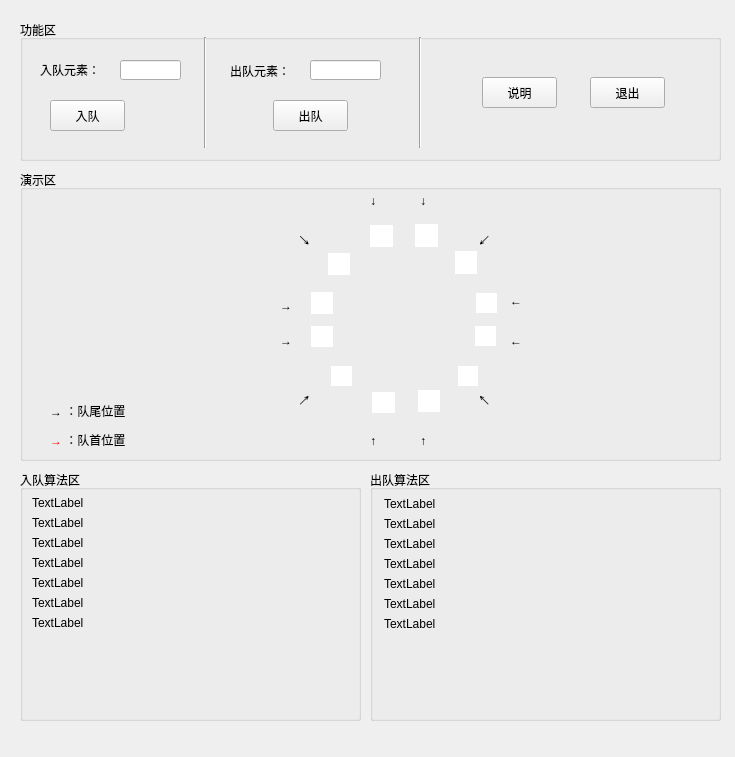
<?xml version="1.0" encoding="UTF-8"?>
<ui version="4.0">
 <class>QueueEnter</class>
 <widget class="QMainWindow" name="QueueEnter">
  <property name="geometry">
   <rect>
    <x>0</x>
    <y>0</y>
    <width>735</width>
    <height>757</height>
   </rect>
  </property>
  <property name="windowTitle">
   <string>MainWindow</string>
  </property>
  <widget class="QWidget" name="centralwidget">
   <widget class="QGroupBox" name="groupBox">
    <property name="geometry">
     <rect>
      <x>20</x>
      <y>20</y>
      <width>701</width>
      <height>141</height>
     </rect>
    </property>
    <property name="styleSheet">
     <string notr="true">font: 14pt &quot;微软雅黑&quot;;</string>
    </property>
    <property name="title">
     <string>功能区</string>
    </property>
    <widget class="QPushButton" name="enterButton">
     <property name="geometry">
      <rect>
       <x>30</x>
       <y>80</y>
       <width>75</width>
       <height>31</height>
      </rect>
     </property>
     <property name="text">
      <string>入队</string>
     </property>
    </widget>
    <widget class="QLabel" name="EnterLabel">
     <property name="geometry">
      <rect>
       <x>20</x>
       <y>40</y>
       <width>81</width>
       <height>20</height>
      </rect>
     </property>
     <property name="styleSheet">
      <string notr="true">font: 12pt &quot;微软雅黑&quot;;</string>
     </property>
     <property name="text">
      <string>入队元素：</string>
     </property>
    </widget>
    <widget class="QLineEdit" name="enterLineEdit">
     <property name="geometry">
      <rect>
       <x>100</x>
       <y>40</y>
       <width>61</width>
       <height>20</height>
      </rect>
     </property>
    </widget>
    <widget class="QLabel" name="OutLabel">
     <property name="geometry">
      <rect>
       <x>210</x>
       <y>40</y>
       <width>81</width>
       <height>21</height>
      </rect>
     </property>
     <property name="styleSheet">
      <string notr="true">font: 12pt &quot;微软雅黑&quot;;</string>
     </property>
     <property name="text">
      <string>出队元素：</string>
     </property>
    </widget>
    <widget class="QLineEdit" name="outLineEdit">
     <property name="geometry">
      <rect>
       <x>290</x>
       <y>40</y>
       <width>71</width>
       <height>20</height>
      </rect>
     </property>
     <property name="readOnly">
      <bool>true</bool>
     </property>
    </widget>
    <widget class="QPushButton" name="outButton">
     <property name="geometry">
      <rect>
       <x>253</x>
       <y>80</y>
       <width>75</width>
       <height>31</height>
      </rect>
     </property>
     <property name="text">
      <string>出队</string>
     </property>
    </widget>
    <widget class="Line" name="line">
     <property name="geometry">
      <rect>
       <x>175</x>
       <y>17</y>
       <width>20</width>
       <height>111</height>
      </rect>
     </property>
     <property name="orientation">
      <enum>Qt::Vertical</enum>
     </property>
    </widget>
    <widget class="Line" name="line_2">
     <property name="geometry">
      <rect>
       <x>390</x>
       <y>17</y>
       <width>20</width>
       <height>111</height>
      </rect>
     </property>
     <property name="orientation">
      <enum>Qt::Vertical</enum>
     </property>
    </widget>
    <widget class="QPushButton" name="explainButton">
     <property name="geometry">
      <rect>
       <x>462</x>
       <y>57</y>
       <width>75</width>
       <height>31</height>
      </rect>
     </property>
     <property name="text">
      <string>说明</string>
     </property>
    </widget>
    <widget class="QPushButton" name="backButton">
     <property name="geometry">
      <rect>
       <x>570</x>
       <y>57</y>
       <width>75</width>
       <height>31</height>
      </rect>
     </property>
     <property name="text">
      <string>退出</string>
     </property>
    </widget>
   </widget>
   <widget class="QGroupBox" name="groupBox_2">
    <property name="geometry">
     <rect>
      <x>20</x>
      <y>170</y>
      <width>701</width>
      <height>291</height>
     </rect>
    </property>
    <property name="styleSheet">
     <string notr="true"/>
    </property>
    <property name="title">
     <string>演示区</string>
    </property>
    <widget class="QLineEdit" name="lineEdit_11">
     <property name="geometry">
      <rect>
       <x>308</x>
       <y>83</y>
       <width>22</width>
       <height>22</height>
      </rect>
     </property>
     <property name="frame">
      <bool>false</bool>
     </property>
     <property name="readOnly">
      <bool>true</bool>
     </property>
    </widget>
    <widget class="QLineEdit" name="lineEdit_10">
     <property name="geometry">
      <rect>
       <x>291</x>
       <y>122</y>
       <width>22</width>
       <height>22</height>
      </rect>
     </property>
     <property name="frame">
      <bool>false</bool>
     </property>
     <property name="readOnly">
      <bool>true</bool>
     </property>
    </widget>
    <widget class="QLineEdit" name="lineEdit_12">
     <property name="geometry">
      <rect>
       <x>350</x>
       <y>55</y>
       <width>23</width>
       <height>22</height>
      </rect>
     </property>
     <property name="frame">
      <bool>false</bool>
     </property>
     <property name="readOnly">
      <bool>true</bool>
     </property>
    </widget>
    <widget class="QLineEdit" name="lineEdit_1">
     <property name="geometry">
      <rect>
       <x>395</x>
       <y>54</y>
       <width>23</width>
       <height>23</height>
      </rect>
     </property>
     <property name="frame">
      <bool>false</bool>
     </property>
     <property name="readOnly">
      <bool>true</bool>
     </property>
    </widget>
    <widget class="QLineEdit" name="lineEdit_2">
     <property name="geometry">
      <rect>
       <x>435</x>
       <y>81</y>
       <width>22</width>
       <height>23</height>
      </rect>
     </property>
     <property name="frame">
      <bool>false</bool>
     </property>
     <property name="readOnly">
      <bool>true</bool>
     </property>
    </widget>
    <widget class="QLineEdit" name="lineEdit_3">
     <property name="geometry">
      <rect>
       <x>456</x>
       <y>123</y>
       <width>21</width>
       <height>20</height>
      </rect>
     </property>
     <property name="frame">
      <bool>false</bool>
     </property>
     <property name="readOnly">
      <bool>true</bool>
     </property>
    </widget>
    <widget class="QLineEdit" name="lineEdit_9">
     <property name="geometry">
      <rect>
       <x>291</x>
       <y>156</y>
       <width>22</width>
       <height>21</height>
      </rect>
     </property>
     <property name="frame">
      <bool>false</bool>
     </property>
     <property name="readOnly">
      <bool>true</bool>
     </property>
    </widget>
    <widget class="QLineEdit" name="lineEdit_8">
     <property name="geometry">
      <rect>
       <x>311</x>
       <y>196</y>
       <width>21</width>
       <height>20</height>
      </rect>
     </property>
     <property name="frame">
      <bool>false</bool>
     </property>
     <property name="readOnly">
      <bool>true</bool>
     </property>
    </widget>
    <widget class="QLineEdit" name="lineEdit_7">
     <property name="geometry">
      <rect>
       <x>352</x>
       <y>222</y>
       <width>23</width>
       <height>21</height>
      </rect>
     </property>
     <property name="frame">
      <bool>false</bool>
     </property>
     <property name="readOnly">
      <bool>true</bool>
     </property>
    </widget>
    <widget class="QLineEdit" name="lineEdit_4">
     <property name="geometry">
      <rect>
       <x>455</x>
       <y>156</y>
       <width>21</width>
       <height>20</height>
      </rect>
     </property>
     <property name="frame">
      <bool>false</bool>
     </property>
     <property name="readOnly">
      <bool>true</bool>
     </property>
    </widget>
    <widget class="QLineEdit" name="lineEdit_5">
     <property name="geometry">
      <rect>
       <x>438</x>
       <y>196</y>
       <width>20</width>
       <height>20</height>
      </rect>
     </property>
     <property name="frame">
      <bool>false</bool>
     </property>
     <property name="readOnly">
      <bool>true</bool>
     </property>
    </widget>
    <widget class="QLineEdit" name="lineEdit_6">
     <property name="geometry">
      <rect>
       <x>398</x>
       <y>220</y>
       <width>22</width>
       <height>22</height>
      </rect>
     </property>
     <property name="frame">
      <bool>false</bool>
     </property>
     <property name="readOnly">
      <bool>true</bool>
     </property>
    </widget>
    <widget class="QLabel" name="label_7">
     <property name="geometry">
      <rect>
       <x>350</x>
       <y>260</y>
       <width>31</width>
       <height>21</height>
      </rect>
     </property>
     <property name="styleSheet">
      <string notr="true">font: 12pt &quot;宋体&quot;;</string>
     </property>
     <property name="text">
      <string>↑</string>
     </property>
    </widget>
    <widget class="QLabel" name="label_8">
     <property name="geometry">
      <rect>
       <x>280</x>
       <y>220</y>
       <width>31</width>
       <height>21</height>
      </rect>
     </property>
     <property name="styleSheet">
      <string notr="true">font: 12pt &quot;宋体&quot;;</string>
     </property>
     <property name="text">
      <string>↗</string>
     </property>
    </widget>
    <widget class="QLabel" name="label_9">
     <property name="geometry">
      <rect>
       <x>260</x>
       <y>160</y>
       <width>31</width>
       <height>21</height>
      </rect>
     </property>
     <property name="styleSheet">
      <string notr="true">font: 12pt &quot;宋体&quot;;</string>
     </property>
     <property name="text">
      <string>→</string>
     </property>
    </widget>
    <widget class="QLabel" name="label_10">
     <property name="geometry">
      <rect>
       <x>260</x>
       <y>125</y>
       <width>31</width>
       <height>21</height>
      </rect>
     </property>
     <property name="styleSheet">
      <string notr="true">font: 12pt &quot;宋体&quot;;</string>
     </property>
     <property name="text">
      <string>→</string>
     </property>
    </widget>
    <widget class="QLabel" name="label_6">
     <property name="geometry">
      <rect>
       <x>400</x>
       <y>260</y>
       <width>31</width>
       <height>21</height>
      </rect>
     </property>
     <property name="styleSheet">
      <string notr="true">font: 12pt &quot;宋体&quot;;</string>
     </property>
     <property name="text">
      <string>↑</string>
     </property>
    </widget>
    <widget class="QLabel" name="label_11">
     <property name="geometry">
      <rect>
       <x>280</x>
       <y>60</y>
       <width>31</width>
       <height>21</height>
      </rect>
     </property>
     <property name="styleSheet">
      <string notr="true">font: 12pt &quot;宋体&quot;;</string>
     </property>
     <property name="text">
      <string>↘</string>
     </property>
    </widget>
    <widget class="QLabel" name="label_12">
     <property name="geometry">
      <rect>
       <x>350</x>
       <y>20</y>
       <width>31</width>
       <height>21</height>
      </rect>
     </property>
     <property name="styleSheet">
      <string notr="true">font: 12pt &quot;宋体&quot;;</string>
     </property>
     <property name="text">
      <string>↓</string>
     </property>
    </widget>
    <widget class="QLabel" name="label_1">
     <property name="geometry">
      <rect>
       <x>400</x>
       <y>20</y>
       <width>31</width>
       <height>21</height>
      </rect>
     </property>
     <property name="styleSheet">
      <string notr="true">font: 12pt &quot;宋体&quot;;</string>
     </property>
     <property name="text">
      <string>↓</string>
     </property>
    </widget>
    <widget class="QLabel" name="label_2">
     <property name="geometry">
      <rect>
       <x>460</x>
       <y>60</y>
       <width>31</width>
       <height>21</height>
      </rect>
     </property>
     <property name="styleSheet">
      <string notr="true">font: 12pt &quot;宋体&quot;;</string>
     </property>
     <property name="text">
      <string>↙</string>
     </property>
    </widget>
    <widget class="QLabel" name="label_3">
     <property name="geometry">
      <rect>
       <x>490</x>
       <y>120</y>
       <width>31</width>
       <height>21</height>
      </rect>
     </property>
     <property name="styleSheet">
      <string notr="true">font: 12pt &quot;宋体&quot;;</string>
     </property>
     <property name="text">
      <string>←</string>
     </property>
    </widget>
    <widget class="QLabel" name="label_4">
     <property name="geometry">
      <rect>
       <x>490</x>
       <y>160</y>
       <width>31</width>
       <height>21</height>
      </rect>
     </property>
     <property name="styleSheet">
      <string notr="true">font: 12pt &quot;宋体&quot;;</string>
     </property>
     <property name="text">
      <string>←</string>
     </property>
    </widget>
    <widget class="QLabel" name="label_5">
     <property name="geometry">
      <rect>
       <x>460</x>
       <y>220</y>
       <width>31</width>
       <height>21</height>
      </rect>
     </property>
     <property name="styleSheet">
      <string notr="true">font: 12pt &quot;宋体&quot;;</string>
     </property>
     <property name="text">
      <string>↖</string>
     </property>
    </widget>
    <widget class="QLabel" name="label_13">
     <property name="geometry">
      <rect>
       <x>30</x>
       <y>230</y>
       <width>131</width>
       <height>21</height>
      </rect>
     </property>
     <property name="styleSheet">
      <string notr="true">font: 12pt &quot;宋体&quot;;</string>
     </property>
     <property name="text">
      <string>→ ：队尾位置</string>
     </property>
    </widget>
    <widget class="QLabel" name="label_14">
     <property name="geometry">
      <rect>
       <x>30</x>
       <y>260</y>
       <width>131</width>
       <height>21</height>
      </rect>
     </property>
     <property name="styleSheet">
      <string notr="true">font: 12pt &quot;宋体&quot;;</string>
     </property>
     <property name="text">
      <string>&lt;html&gt;&lt;head/&gt;&lt;body&gt;&lt;p&gt;&lt;span style=&quot; color:#ff0000;&quot;&gt;→&lt;/span&gt; ：队首位置&lt;/p&gt;&lt;/body&gt;&lt;/html&gt;</string>
     </property>
    </widget>
   </widget>
   <widget class="QGroupBox" name="groupBox_3">
    <property name="geometry">
     <rect>
      <x>20</x>
      <y>470</y>
      <width>341</width>
      <height>251</height>
     </rect>
    </property>
    <property name="title">
     <string>入队算法区</string>
    </property>
    <widget class="QLabel" name="label">
     <property name="geometry">
      <rect>
       <x>12</x>
       <y>25</y>
       <width>361</width>
       <height>16</height>
      </rect>
     </property>
     <property name="styleSheet">
      <string notr="true"/>
     </property>
     <property name="text">
      <string>TextLabel</string>
     </property>
    </widget>
    <widget class="QLabel" name="label_15">
     <property name="geometry">
      <rect>
       <x>12</x>
       <y>45</y>
       <width>331</width>
       <height>16</height>
      </rect>
     </property>
     <property name="styleSheet">
      <string notr="true"/>
     </property>
     <property name="text">
      <string>TextLabel</string>
     </property>
    </widget>
    <widget class="QLabel" name="label_16">
     <property name="geometry">
      <rect>
       <x>12</x>
       <y>65</y>
       <width>411</width>
       <height>16</height>
      </rect>
     </property>
     <property name="styleSheet">
      <string notr="true"/>
     </property>
     <property name="text">
      <string>TextLabel</string>
     </property>
    </widget>
    <widget class="QLabel" name="label_17">
     <property name="geometry">
      <rect>
       <x>12</x>
       <y>85</y>
       <width>401</width>
       <height>16</height>
      </rect>
     </property>
     <property name="styleSheet">
      <string notr="true"/>
     </property>
     <property name="text">
      <string>TextLabel</string>
     </property>
    </widget>
    <widget class="QLabel" name="label_18">
     <property name="geometry">
      <rect>
       <x>12</x>
       <y>105</y>
       <width>381</width>
       <height>16</height>
      </rect>
     </property>
     <property name="styleSheet">
      <string notr="true"/>
     </property>
     <property name="text">
      <string>TextLabel</string>
     </property>
    </widget>
    <widget class="QLabel" name="label_19">
     <property name="geometry">
      <rect>
       <x>12</x>
       <y>125</y>
       <width>371</width>
       <height>16</height>
      </rect>
     </property>
     <property name="styleSheet">
      <string notr="true"/>
     </property>
     <property name="text">
      <string>TextLabel</string>
     </property>
    </widget>
    <widget class="QLabel" name="label_20">
     <property name="geometry">
      <rect>
       <x>12</x>
       <y>145</y>
       <width>371</width>
       <height>16</height>
      </rect>
     </property>
     <property name="styleSheet">
      <string notr="true"/>
     </property>
     <property name="text">
      <string>TextLabel</string>
     </property>
    </widget>
   </widget>
   <widget class="QGroupBox" name="groupBox_4">
    <property name="geometry">
     <rect>
      <x>370</x>
      <y>470</y>
      <width>351</width>
      <height>251</height>
     </rect>
    </property>
    <property name="title">
     <string>出队算法区</string>
    </property>
    <widget class="QLabel" name="label_30">
     <property name="geometry">
      <rect>
       <x>14</x>
       <y>66</y>
       <width>411</width>
       <height>16</height>
      </rect>
     </property>
     <property name="styleSheet">
      <string notr="true"/>
     </property>
     <property name="text">
      <string>TextLabel</string>
     </property>
    </widget>
    <widget class="QLabel" name="label_29">
     <property name="geometry">
      <rect>
       <x>14</x>
       <y>46</y>
       <width>331</width>
       <height>16</height>
      </rect>
     </property>
     <property name="styleSheet">
      <string notr="true"/>
     </property>
     <property name="text">
      <string>TextLabel</string>
     </property>
    </widget>
    <widget class="QLabel" name="label_33">
     <property name="geometry">
      <rect>
       <x>14</x>
       <y>126</y>
       <width>371</width>
       <height>16</height>
      </rect>
     </property>
     <property name="styleSheet">
      <string notr="true"/>
     </property>
     <property name="text">
      <string>TextLabel</string>
     </property>
    </widget>
    <widget class="QLabel" name="label_31">
     <property name="geometry">
      <rect>
       <x>14</x>
       <y>86</y>
       <width>401</width>
       <height>16</height>
      </rect>
     </property>
     <property name="styleSheet">
      <string notr="true"/>
     </property>
     <property name="text">
      <string>TextLabel</string>
     </property>
    </widget>
    <widget class="QLabel" name="label_28">
     <property name="geometry">
      <rect>
       <x>14</x>
       <y>26</y>
       <width>361</width>
       <height>16</height>
      </rect>
     </property>
     <property name="styleSheet">
      <string notr="true"/>
     </property>
     <property name="text">
      <string>TextLabel</string>
     </property>
    </widget>
    <widget class="QLabel" name="label_34">
     <property name="geometry">
      <rect>
       <x>14</x>
       <y>146</y>
       <width>371</width>
       <height>16</height>
      </rect>
     </property>
     <property name="styleSheet">
      <string notr="true"/>
     </property>
     <property name="text">
      <string>TextLabel</string>
     </property>
    </widget>
    <widget class="QLabel" name="label_32">
     <property name="geometry">
      <rect>
       <x>14</x>
       <y>106</y>
       <width>381</width>
       <height>16</height>
      </rect>
     </property>
     <property name="styleSheet">
      <string notr="true"/>
     </property>
     <property name="text">
      <string>TextLabel</string>
     </property>
    </widget>
   </widget>
  </widget>
  <widget class="QMenuBar" name="menubar">
   <property name="geometry">
    <rect>
     <x>0</x>
     <y>0</y>
     <width>735</width>
     <height>23</height>
    </rect>
   </property>
  </widget>
 </widget>
 <resources/>
 <connections/>
</ui>
